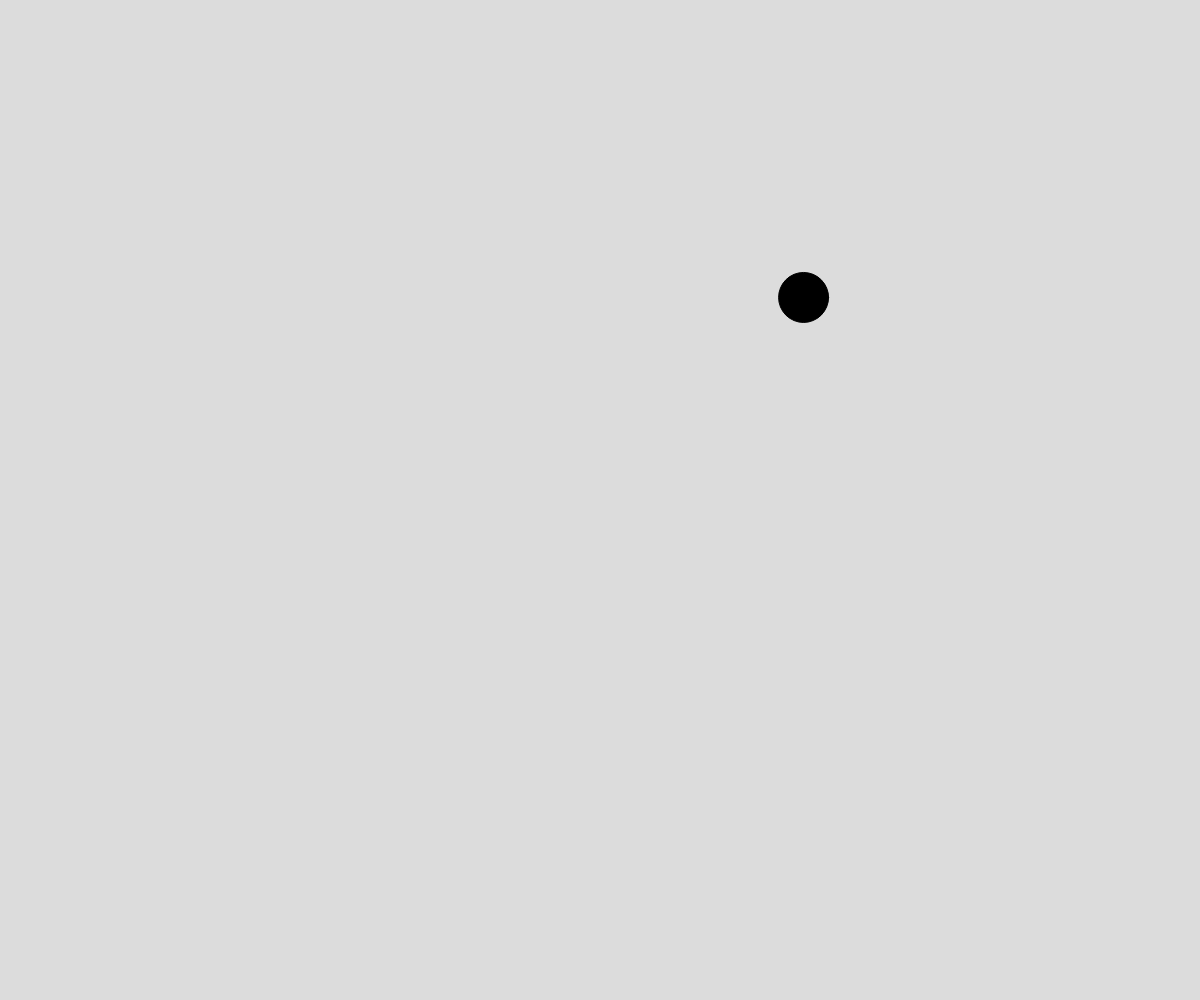
Frame 1 (no input)
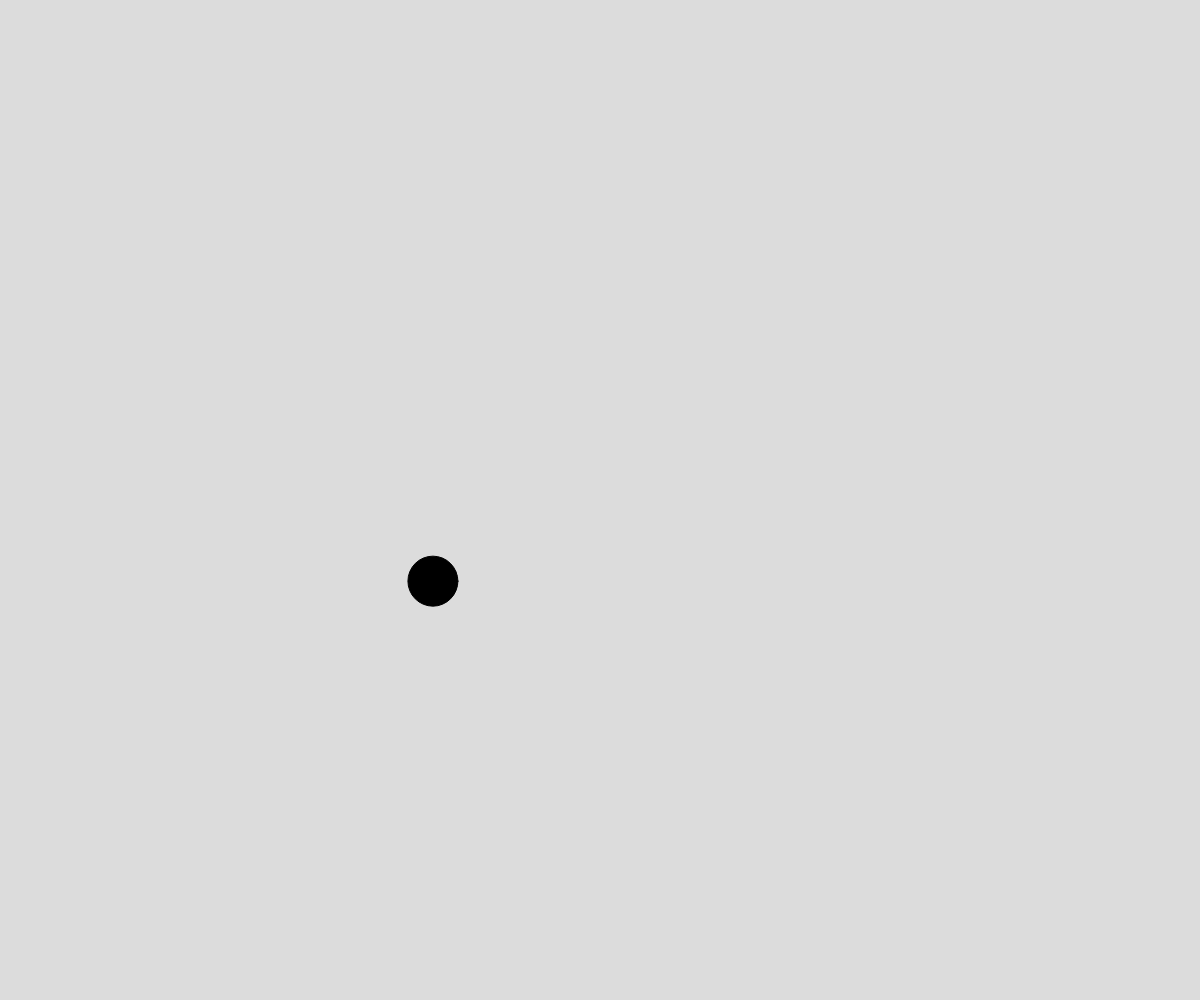
Frame 60 (no input)
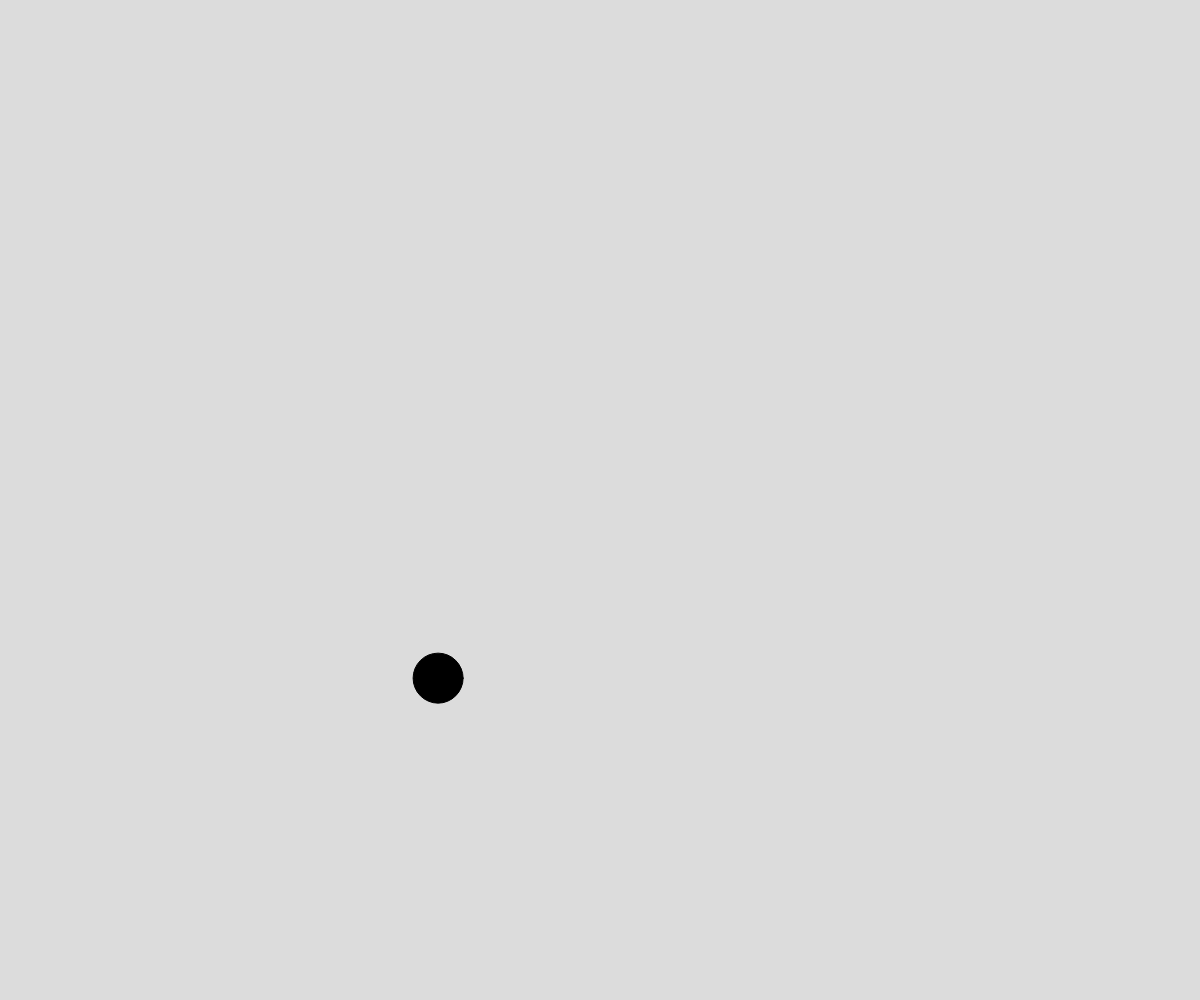
Frame 120 (the mouse pressed at the canvas centre since frame 60)

The p5.js sketch that drew these frames (run headless with seeded random() and noise() and a simulated clock; from frame 60 on, the mouse is pressed at the canvas centre):

// p5.js sketch
// ── sketch.js
// Perlin Noise Demo

let time = 0;
let deltatime = 0.01;
const TIME_OFFSET = 1000000;

async function setup() {
  createCanvas(windowWidth, windowHeight);
}

function draw() {
  background(220);

  let x = noise(time) * width;
  let y = noise(time + TIME_OFFSET) * height;
  fill("black");
  circle(x, y, 50);

  time += deltatime;
}
